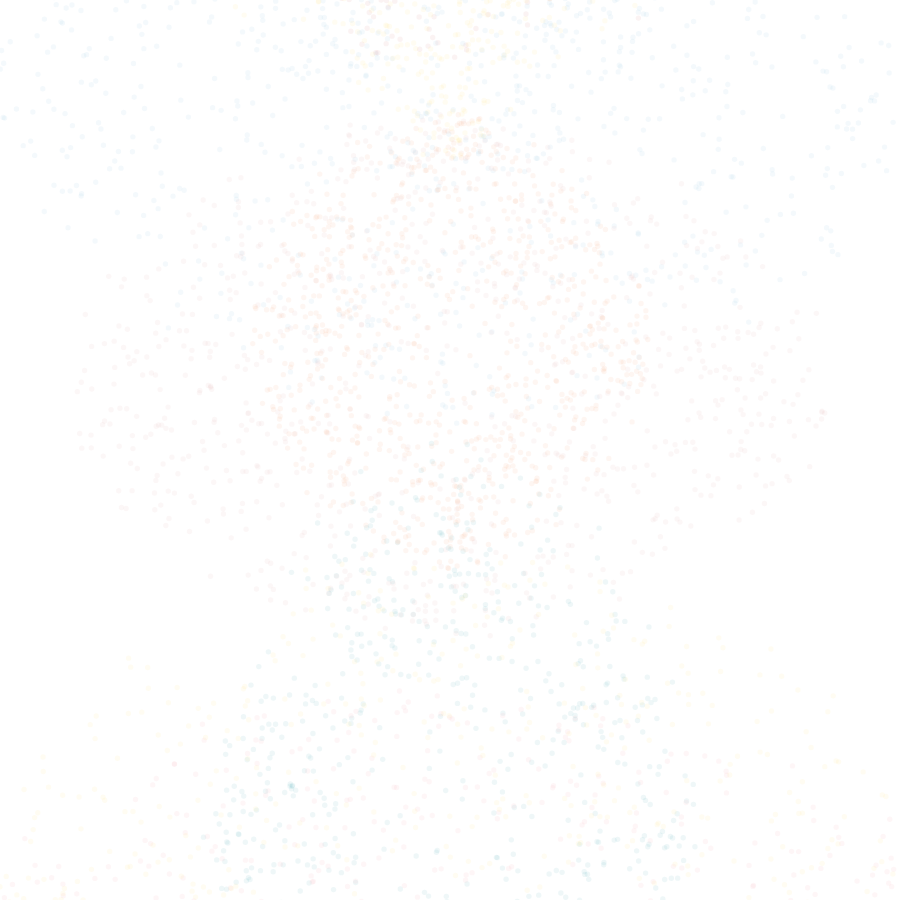
Frame 1 (no input)
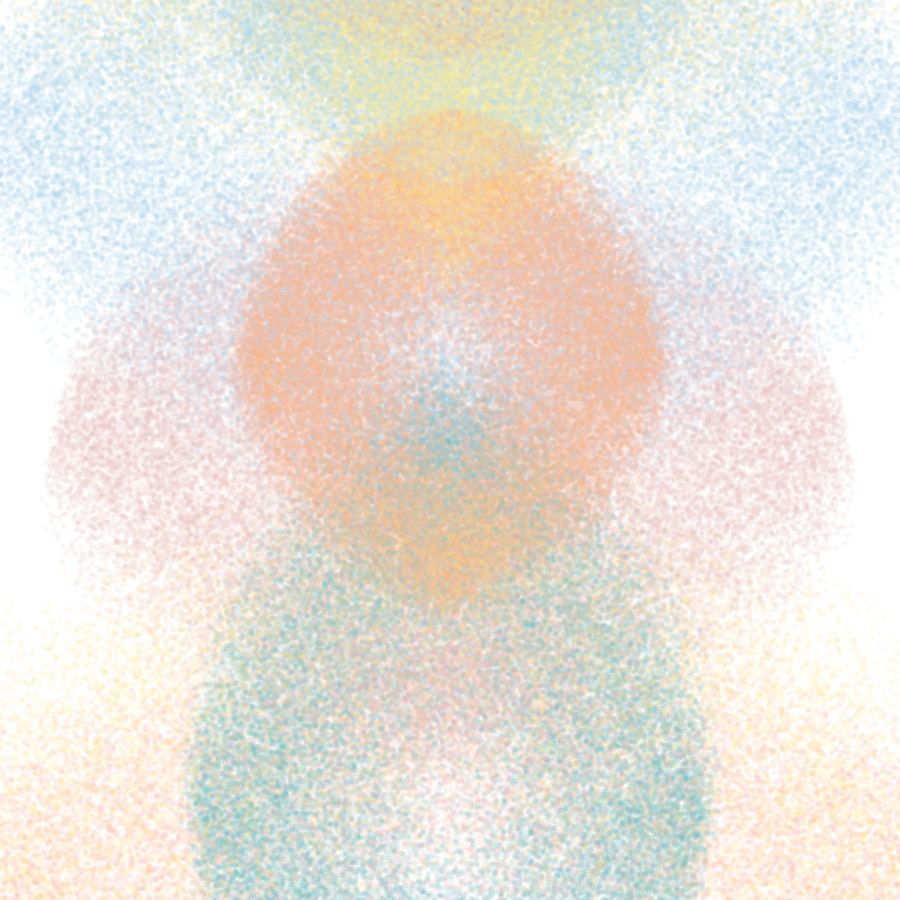
Frame 60 (no input)
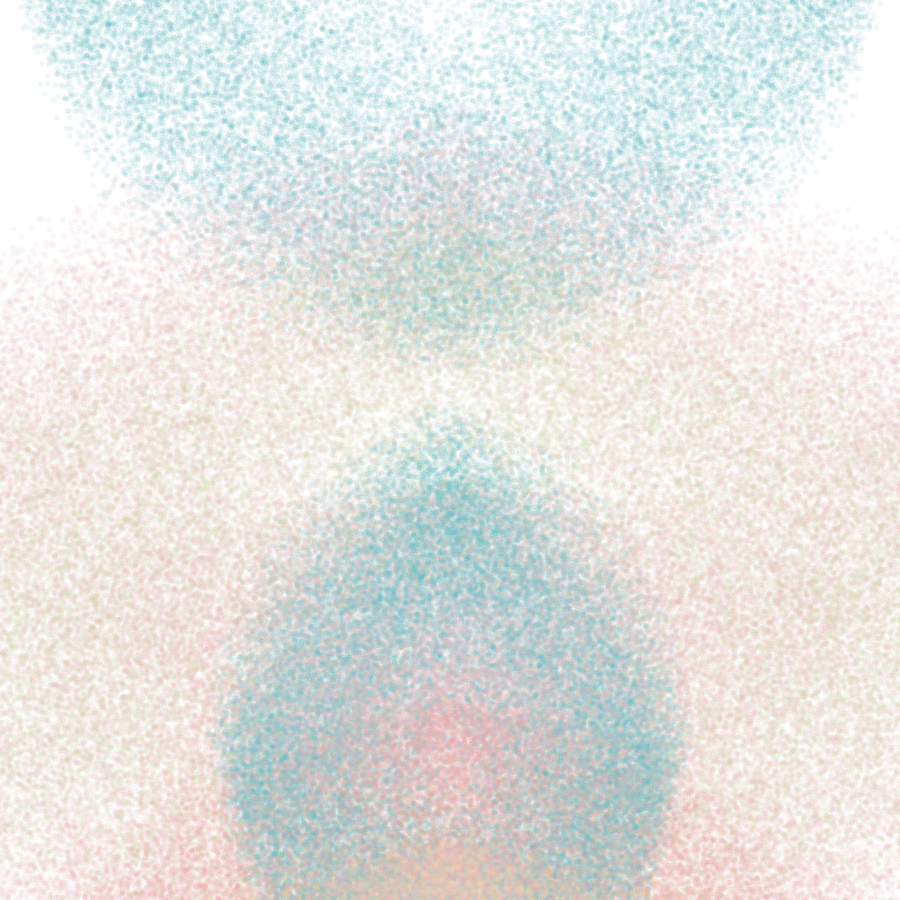
Frame 120 (the mouse pressed at the canvas centre since frame 60)

The p5.js sketch that drew these frames (run headless with seeded random() and noise() and a simulated clock; from frame 60 on, the mouse is pressed at the canvas centre):

// p5.js sketch
// ── sketch.js
let colours = [[45,97,59], [350,42,63], [185,97,27], [350,75,68], [20,87,55], [200,57,56], [76,32,53], [1,47,50]];

let circs = [];

function setup(){
  let dim = min(windowWidth, windowHeight);
  createCanvas(dim*0.9, dim*0.9); 
  
  colorMode(HSL, 360, 100, 100, 100);
  blendMode(SCREEN);
  strokeWeight(width*0.006);
  
  for (let i = 0; i < 10; i++){
    let x = width/2;
    let y = random(-height/2, height*1.5);
    let w = random(0.3*width, 1.5*width);
    let h = random(width/2, width);
    let c = random(colours);
    let l = random(2000, 3000);
    let ds = random(3);
    let dy = random(-2, 2);
    // if (y > height/2){
    //   dy = random(-5);
    // }
    circs.push(new Circ(x, y, w, h, c, l, ds, dy));
  }
  
  
}

function draw(){
  
  for (let b of circs){
    b.display();
  }
  
}

class Circ {
  constructor(x, y, w, h, c, l, ds, dy){
    this.x = x;
    this.y = y;
    this.w = w;
    this.h = h;
    this.c = c; //colour
    this.l = l; //lifetime
    this.a = l;
    this.ds = ds; //change in size
    this.dy = dy; //direction x
  }
  
  display(){
    if (this.l > 0){
      let rat = this.l/this.a;
      let osc = sin(PI*rat);
      let alph = width*0.007*rat;
      
      // fill(this.c[0]+(1-rat)*100, this.c[1], this.c[2], alph);
      // ellipse(this.x, this.y, this.s+rat*(this.s*0.5));
      
      stroke(this.c[0]+(1-rat)*50*this.dy, this.c[1], this.c[2], alph);
      for (let i = 0; i < 800; i++){
        let a = random(TWO_PI);
        let r1 = 0.5*this.w*sqrt(random());
        let r2 = 0.5*this.h*sqrt(random());
        let x = this.x + cos(a)*r1;
        let y = this.y + sin(a)*r2;
        point(x, y);
      }
      
      this.w += this.ds;
      this.h += this.ds;
      this.y += this.dy;
      
      this.l--;
    }
    
  }
}

function mousePressed(){
  circs = [];
  setup();
}


function windowResized(){
  let dim = min(windowWidth, windowHeight);
  resizeCanvas(dim*0.9, dim*0.9);

}
// ── style.css
html, body {
  background-color: rgb(22,24,24);
/*   background-color: antiquewhite; */
  margin: 0;
  padding: 0;
}
canvas {
  position: absolute;
  top: 50%;
  left: 50%;
  transform: translate(-50%, -50%);  
  filter: blur(12px);
}
